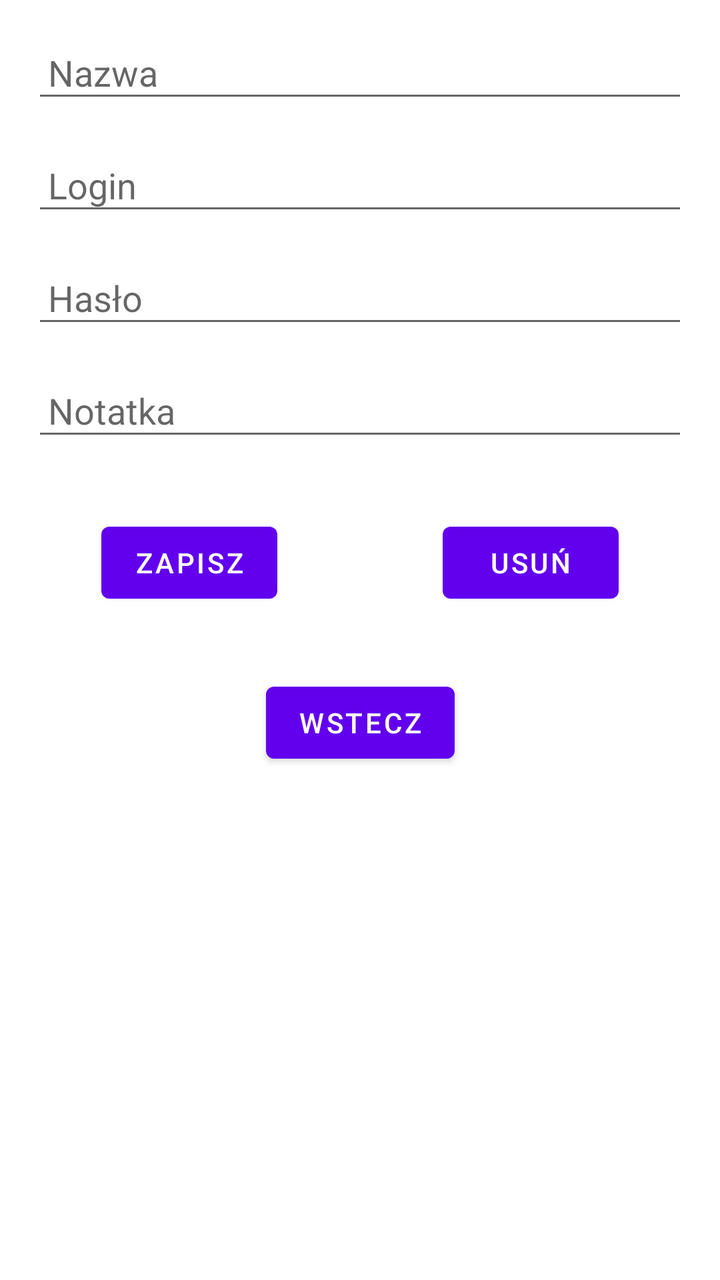
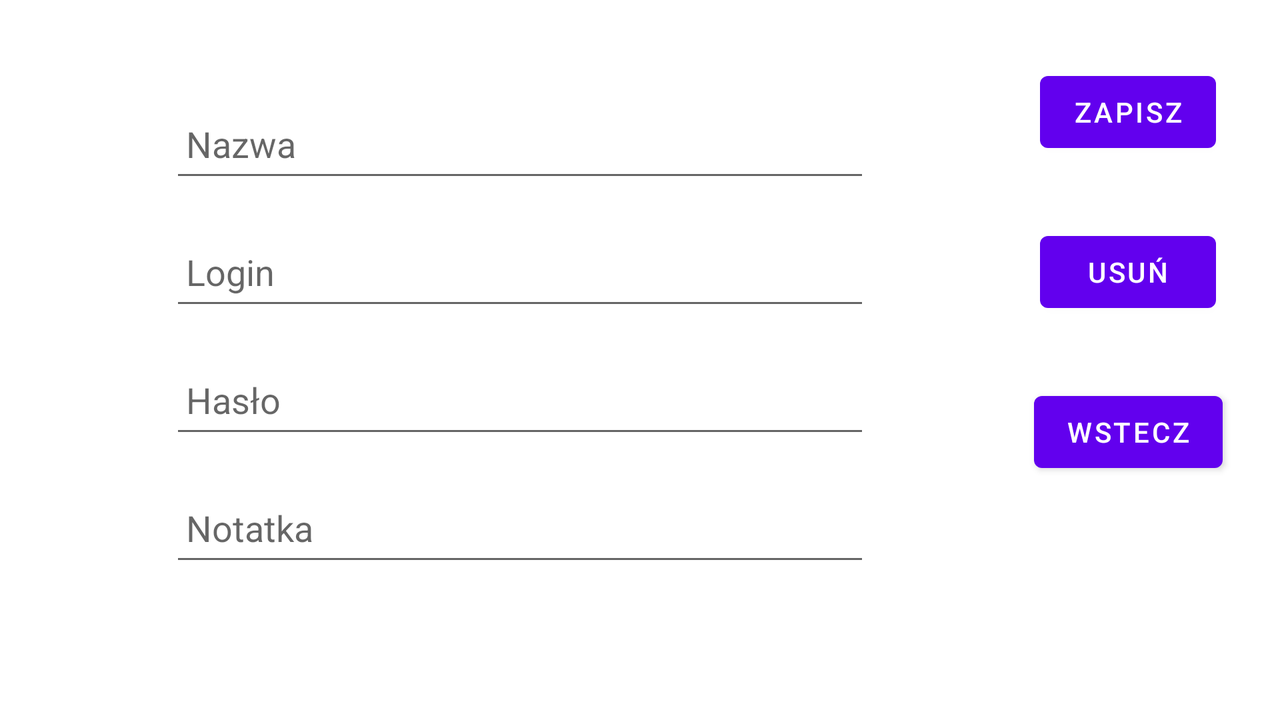

The same Android screen from two of the app's own layout files: first res/layout/ as a phone draws it, then the repository's variant for another configuration, drawn on a device whose configuration selects that folder. Both files follow.
<!-- AndroidManifest.xml: application theme Theme.Project -->
<!-- res/layout/fragment_details.xml -->
<?xml version="1.0" encoding="utf-8"?>
<androidx.constraintlayout.widget.ConstraintLayout xmlns:android="http://schemas.android.com/apk/res/android"
    xmlns:app="http://schemas.android.com/apk/res-auto"
    xmlns:tools="http://schemas.android.com/tools"
    android:id="@+id/frameLayout"
    android:layout_width="match_parent"
    android:layout_height="match_parent"
    tools:context=".ui.main.DetailsFragment">

    <EditText
        android:id="@+id/recordLogin"
        android:layout_width="match_parent"
        android:layout_height="wrap_content"
        android:layout_margin="@dimen/text_field_margin"
        android:ems="10"
        android:hint="@string/record_login"
        android:inputType="textPersonName"
        android:padding="@dimen/text_field_padding"
        app:layout_constraintTop_toBottomOf="@+id/recordName"
        tools:layout_editor_absoluteX="16dp" />

    <EditText
        android:id="@+id/recordPassowrd"
        android:layout_width="match_parent"
        android:layout_height="wrap_content"
        android:layout_margin="@dimen/text_field_margin"
        android:ems="10"
        android:hint="@string/record_password"
        android:inputType="textPersonName"
        android:padding="@dimen/text_field_padding"
        app:layout_constraintTop_toBottomOf="@+id/recordLogin"
        tools:layout_editor_absoluteX="16dp" />

    <EditText
        android:id="@+id/recordNote"
        android:layout_width="match_parent"
        android:layout_height="wrap_content"
        android:layout_margin="@dimen/text_field_margin"
        android:ems="10"
        android:hint="@string/record_note"
        android:inputType="textPersonName"
        android:padding="@dimen/text_field_padding"
        app:layout_constraintTop_toBottomOf="@+id/recordPassowrd"
        tools:layout_editor_absoluteX="43dp" />

    <EditText
        android:id="@+id/recordName"
        android:layout_width="match_parent"
        android:layout_height="wrap_content"
        android:layout_margin="@dimen/text_field_margin"
        android:ems="10"
        android:hint="@string/record_name"
        android:inputType="textPersonName"
        android:padding="@dimen/text_field_padding"
        app:layout_constraintTop_toTopOf="parent"
        tools:layout_editor_absoluteX="16dp" />

    <Button
        android:id="@+id/detailsSaveBtn"
        android:layout_width="wrap_content"
        android:layout_height="wrap_content"
        android:layout_margin="@dimen/text_btn_margin"
        android:text="@string/details_save"
        app:layout_constraintEnd_toStartOf="@+id/detailsDeleteBtn"
        app:layout_constraintStart_toStartOf="parent"
        app:layout_constraintTop_toBottomOf="@+id/recordNote" />

    <Button
        android:id="@+id/detailsBackBtn"
        android:layout_width="wrap_content"
        android:layout_height="wrap_content"
        android:layout_margin="@dimen/text_btn_margin"
        android:text="@string/details_back"
        app:layout_constraintEnd_toEndOf="parent"
        app:layout_constraintStart_toStartOf="parent"
        app:layout_constraintTop_toBottomOf="@+id/detailsSaveBtn" />

    <Button
        android:id="@+id/detailsDeleteBtn"
        android:layout_width="wrap_content"
        android:layout_height="wrap_content"
        android:layout_margin="@dimen/text_btn_margin"
        android:text="@string/details_delete"
        app:layout_constraintEnd_toEndOf="parent"
        app:layout_constraintStart_toEndOf="@+id/detailsSaveBtn"
        app:layout_constraintTop_toBottomOf="@+id/recordNote" />

</androidx.constraintlayout.widget.ConstraintLayout>
<!-- resources referenced by this layout -->
<resources>
  <dimen name="text_btn_margin">32dp</dimen>
  <dimen name="text_field_margin">16dp</dimen>
  <dimen name="text_field_padding">8dp</dimen>
  <string name="details_back">Wstecz</string>
  <string name="details_delete">Usuń</string>
  <string name="details_save">Zapisz</string>
  <string name="record_login">Login</string>
  <string name="record_name">Nazwa</string>
  <string name="record_note">Notatka</string>
  <string name="record_password">Hasło</string>
  <style name="Theme.Project" parent="Theme.MaterialComponents.DayNight.DarkActionBar">
          
          <item name="colorPrimary">@color/purple_500</item>
          <item name="colorPrimaryVariant">@color/purple_700</item>
          <item name="colorOnPrimary">@color/white</item>
          
          <item name="colorSecondary">@color/teal_200</item>
          <item name="colorSecondaryVariant">@color/teal_700</item>
          <item name="colorOnSecondary">@color/black</item>
          
          <item name="android:statusBarColor" tools:targetApi="l">?attr/colorPrimaryVariant</item>
          
      </style>
</resources>
<!-- res/layout-normal-land/fragment_details.xml (the repository's variant of the layout above) -->
<!-- drawn on the phone turned sideways -->
<?xml version="1.0" encoding="utf-8"?>
<androidx.constraintlayout.widget.ConstraintLayout xmlns:android="http://schemas.android.com/apk/res/android"
    xmlns:app="http://schemas.android.com/apk/res-auto"
    xmlns:tools="http://schemas.android.com/tools"
    android:id="@+id/frameLayout7"
    android:layout_width="match_parent"
    android:layout_height="match_parent"
    tools:context=".ui.main.DetailsFragment">

    <EditText
        android:id="@+id/recordLogin"
        android:layout_width="350dp"
        android:layout_height="wrap_content"
        android:layout_margin="@dimen/text_field_margin"
        android:ems="10"
        android:hint="@string/record_login"
        android:inputType="textPersonName"
        android:minHeight="48dp"
        android:padding="@dimen/text_field_padding"
        app:layout_constraintEnd_toEndOf="@+id/recordName"
        app:layout_constraintStart_toStartOf="@+id/recordName"
        app:layout_constraintTop_toBottomOf="@+id/recordName"
        android:importantForAutofill="no" />

    <EditText
        android:id="@+id/recordPassowrd"
        android:layout_width="350dp"
        android:layout_height="wrap_content"
        android:layout_margin="@dimen/text_field_margin"
        android:ems="10"
        android:hint="@string/record_password"
        android:inputType="textPersonName"
        android:minHeight="48dp"
        android:padding="@dimen/text_field_padding"
        app:layout_constraintEnd_toEndOf="@+id/recordLogin"
        app:layout_constraintStart_toStartOf="@+id/recordLogin"
        app:layout_constraintTop_toBottomOf="@+id/recordLogin"
        android:importantForAutofill="no" />

    <EditText
        android:id="@+id/recordNote"
        android:layout_width="350dp"
        android:layout_height="wrap_content"
        android:layout_margin="@dimen/text_field_margin"
        android:ems="10"
        android:hint="@string/record_note"
        android:inputType="textPersonName"
        android:minHeight="48dp"
        android:padding="@dimen/text_field_padding"
        app:layout_constraintEnd_toEndOf="@+id/recordPassowrd"
        app:layout_constraintStart_toStartOf="@+id/recordPassowrd"
        app:layout_constraintTop_toBottomOf="@+id/recordPassowrd"
        android:importantForAutofill="no" />

    <EditText
        android:id="@+id/recordName"
        android:layout_width="350dp"
        android:layout_height="wrap_content"
        android:layout_margin="@dimen/text_field_margin"
        android:ems="10"
        android:hint="@string/record_name"
        android:inputType="textPersonName"
        android:minHeight="48dp"
        android:padding="@dimen/text_field_padding"
        app:layout_constraintEnd_toStartOf="@+id/detailsSaveBtn"
        app:layout_constraintStart_toStartOf="parent"
        app:layout_constraintTop_toTopOf="@+id/detailsSaveBtn"
        android:importantForAutofill="no" />

    <Button
        android:id="@+id/detailsSaveBtn"
        android:layout_width="wrap_content"
        android:layout_height="wrap_content"
        android:layout_margin="@dimen/text_btn_margin"
        android:text="@string/details_save"
        app:layout_constraintEnd_toEndOf="parent"
        app:layout_constraintTop_toTopOf="parent" />

    <Button
        android:id="@+id/detailsBackBtn"
        android:layout_width="wrap_content"
        android:layout_height="wrap_content"
        android:layout_margin="@dimen/text_btn_margin"
        android:text="@string/details_back"
        app:layout_constraintEnd_toEndOf="@+id/detailsDeleteBtn"
        app:layout_constraintStart_toStartOf="@+id/detailsDeleteBtn"
        app:layout_constraintTop_toBottomOf="@+id/detailsDeleteBtn" />

    <Button
        android:id="@+id/detailsDeleteBtn"
        android:layout_width="wrap_content"
        android:layout_height="wrap_content"
        android:layout_margin="@dimen/text_btn_margin"
        android:text="@string/details_delete"
        app:layout_constraintEnd_toEndOf="@+id/detailsSaveBtn"
        app:layout_constraintStart_toStartOf="@+id/detailsSaveBtn"
        app:layout_constraintTop_toBottomOf="@+id/detailsSaveBtn" />

</androidx.constraintlayout.widget.ConstraintLayout>
